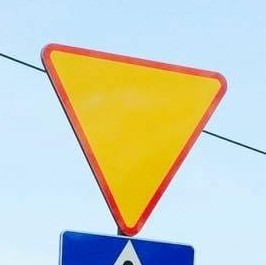
#> input picture ai/sign-classificators/znaki_pierwsze/A-7_1.jpg, 266 x 265 px
$ python -i crop_image.py   (imports and definitions only)
#> lines starting #> are read from the running program, lines starting #| are printed output that depends on the picture; after the words box and inside, x2 and y2 are one past the last pixel; in counts of white or black regions, pixels touching at a corner belong together
import cv2
import sys
import os
import numpy as np
from scipy.stats import circmean, circstd
from matplotlib import pyplot as plt
from numpy import uint8


BLACK_THRESHOLD_VALUE = 76
WHITE_THRESHOLD_VALUE_MIN = 140
WHITE_THRESHOLD_SATURATION_MAX = 30

COLORFUL_PIXELS_REQUIRED = 1000

HUE_MARGIN = 10
SATURATION_MARGIN_MIN = 50
VALUE_MARGIN_MIN = 50

HUE_MAX_THRESHOLD = 179

HUE_STD_MAX = 10
SATURATION_STD_MAX = 45
VALUE_STD_MAX = 45


def readImageAsRGB(filename):
    BGR_image = cv2.imread(filename)
    RGB_image = cv2.cvtColor(BGR_image, cv2.COLOR_BGR2RGB)
    return RGB_image


def readImageAsHSV(filename):
    BGR_image = cv2.imread(filename)
    HSV_image = cv2.cvtColor(BGR_image, cv2.COLOR_BGR2HSV)
    return HSV_image


def getParametersFromImage(HSV_image):
    y_size = np.shape(HSV_image)[0]
    x_size = np.shape(HSV_image)[1]
    return (x_size, y_size)


def getMeanHSV(HSV_list):
    hue_list = []
    saturation_sum = 0
    value_sum = 0
    for hsv in HSV_list:
        hue_list.append(hsv[0])
        saturation_sum += hsv[1]
        value_sum += hsv[2]
    hue_mean = circmean(hue_list, high=HUE_MAX_THRESHOLD+1)
    saturation_mean = saturation_sum / len(HSV_list)
    value_mean = value_sum / len(HSV_list)
    return (hue_mean, saturation_mean, value_mean)


def getStdHSV(HSV_list):
    hue_list = []
    saturation_list = []
    value_list = []
    for hsv in HSV_list:
        hue_list.append(hsv[0])
        saturation_list.append(hsv[1])
        value_list.append(hsv[2])
    hue_std = circstd(hue_list, high=HUE_MAX_THRESHOLD+1)
    saturation_std = np.std(saturation_list)
    value_std = np.std(value_list)
    return (hue_std, saturation_std, value_std)


def findMainColor(HSV_image):
    image_size = getParametersFromImage(HSV_image)
    x_middle_px = image_size[0] // 2
    y_middle_px = image_size[1] // 2
    counter = 0
    distance = 0
    hsv_list = []
    # collect colorful(non-black and non-white) pixels starting from center
    # procedure iterates through wider and wider squares until a certain amount is collected
    while (counter < COLORFUL_PIXELS_REQUIRED):
        for i in range(y_middle_px - distance, y_middle_px + distance + 1):
            for j in range(y_middle_px - distance, y_middle_px + distance + 1):
                if isEdge(i, j, y_middle_px, distance) and isColorful(HSV_image[i][j]):
                    counter += 1
                    hsv_list.append(HSV_image[i][j])
        distance += 1

    # [11 lines of commented-out code are left out]

    return getMeanHSV(hsv_list)


def isEdge(x, y, middle, distance):
    # return
    #     (x == middle[0] - distance and y <= middle[1] + distance and y > middle[1] - distance) or
    #     (x == middle[0] + distance and y < middle[1] + distance and y >= middle[1] - distance) or
    #     (y == middle[1] - distance and x < middle[0] + distance and x >= middle[0] - distance) or
    #     (y == middle[1] + distance and x <= middle[0] + distance and x > middle[0] - distance)
    return x == middle - distance or y == middle - distance or x == middle + distance or y == middle + distance


def isColorful(HSV_value):
    return not isBlack(HSV_value) and not isWhite(HSV_value)


def isBlack(HSV_value):
    return HSV_value[2] < BLACK_THRESHOLD_VALUE


def isWhite(HSV_value):
    return HSV_value[2] > WHITE_THRESHOLD_VALUE_MIN and HSV_value[1] < WHITE_THRESHOLD_SATURATION_MAX


def getHSVimageValuesFromMask(HSV_image, BIN_mask):
    HSV_list = []
    print(np.shape(HSV_image))
    for i in range(np.shape(HSV_image)[0]):
        for j in range(np.shape(HSV_image)[1]):
            if BIN_mask[i][j]:
                HSV_list.append(HSV_image[i][j])
    return HSV_list


def applyMask(img, mask):
    return cv2.bitwise_and(img, img, mask=mask)


def getInsideMask(HSV_image, HSV_mean):
    """
    Funkcja zwracająca maskę obejmującą środek znaku bez obramówki
    """
    lower_hue = HSV_mean[0] - HUE_MARGIN
    if lower_hue < 0:
        lower_hue += HUE_MAX_THRESHOLD
    if lower_hue > HUE_MAX_THRESHOLD:
        lower_hue -= HUE_MAX_THRESHOLD

    upper_hue = HSV_mean[0] + HUE_MARGIN
    if upper_hue < 0:
        upper_hue += HUE_MAX_THRESHOLD
    if upper_hue > HUE_MAX_THRESHOLD:
        upper_hue -= HUE_MAX_THRESHOLD

    lowerBound = (
        lower_hue, HSV_mean[1] - SATURATION_MARGIN_MIN, HSV_mean[2] - VALUE_MARGIN_MIN)
    upperBound = (upper_hue, 255, 255)

    if lowerBound[0] > upperBound[0]:
        mask1 = cv2.inRange(HSV_image, lowerb=(
            0, lowerBound[1], lowerBound[2]), upperb=upperBound)
        mask2 = cv2.inRange(HSV_image, lowerb=lowerBound, upperb=(
            HUE_MAX_THRESHOLD, upperBound[1], upperBound[2]))
        mask = mask1 | mask2
    else:
        mask = cv2.inRange(HSV_image, lowerb=lowerBound, upperb=upperBound)

    temp = cv2.findContours(mask, cv2.RETR_EXTERNAL, cv2.CHAIN_APPROX_NONE)
    contours = temp[-2]
    cv2.drawContours(mask, contours, contourIdx=-1,
                     color=(255, 255, 255), thickness=-1)

    return mask


def getBorderMask(inside_mask, contour_width):
    """
    Funkcja zwracająca maskę zawierającą obramówkę znaku
    """
    mask_contour = np.zeros(
        (np.shape(inside_mask)[0], np.shape(inside_mask)[1]))
    contours, hierarchy = cv2.findContours(
        inside_mask, cv2.RETR_EXTERNAL, cv2.CHAIN_APPROX_SIMPLE)
    cv2.drawContours(mask_contour, contours, -1,
                     (255, 255, 255), contour_width*2)
    mask_contour = np.array(mask_contour, dtype=uint8)
    return mask_contour - cv2.bitwise_and(mask_contour, inside_mask)


def getFinalMask(HSV_image, inside_mask):
    """
    Funkcja zwracająca maskę zawierającą wnętrze znaku wraz z obramówką
    """
    contour_px_iterator = 1
    hue_std = 0
    saturation_std = 0
    value_std = 0
    mask = inside_mask
    while (hue_std < HUE_STD_MAX and saturation_std < SATURATION_STD_MAX and value_std < VALUE_STD_MAX):
        mask_border = getBorderMask(mask, contour_px_iterator)
        mask_border_hsv_list = getHSVimageValuesFromMask(
            HSV_image, mask_border)
        hue_std = getStdHSV(mask_border_hsv_list)[0]
        saturation_std = getStdHSV(mask_border_hsv_list)[1]
        value_std = getStdHSV(mask_border_hsv_list)[2]
        if (hue_std < HUE_STD_MAX and saturation_std < SATURATION_STD_MAX and value_std < VALUE_STD_MAX):
            mask += mask_border
    return mask


def getFinalMaskFromImage(filename):
    """
    Funkcja zwracająca maskę znaku z obrazu
    """
    HSV_image = readImageAsHSV(filename)
    HSV_mean = findMainColor(HSV_image)
    inside_mask = getInsideMask(HSV_image, HSV_mean)
    return getFinalMask(HSV_image, inside_mask)


def getSignWithoutBordersFromImage(filename):
    """
    Funkcja zwracająca środek znaku bez obramówki z obrazu
    """
    HSV_image = readImageAsHSV(filename)
    HSV_mean = findMainColor(HSV_image)
    mask = getInsideMask(HSV_image, HSV_mean)
    croppedSign = applyMask(readImageAsRGB(filename), mask)
    return croppedSign


def getSignFromImage(filename):
    """
    Funkcja zwracająca znak wycięty z obrazu
    """
    HSV_image = readImageAsHSV(filename)
#> in readImageAsHSV, BGR_image is the input picture: shape (265, 266, 3); mean B, G, R 187.6, 206.3, 201.3
#> in readImageAsHSV, `HSV_image = cv2.cvtColor(BGR_image, cv2.COLOR_BGR2HSV)`: HSV_image: shape (265, 266, 3); mean H, S, V 83.3, 101, 239.5
    HSV_mean = findMainColor(HSV_image)
#> in findMainColor, `image_size = getParametersFromImage(HSV_image)`: image_size = (266, 265)
#> in findMainColor, `x_middle_px = image_size[0] // 2`: x_middle_px = 133
#> in findMainColor, `y_middle_px = image_size[1] // 2`: y_middle_px = 132
#> after the loop in findMainColor, `while (counter < COLORFUL_PIXELS_REQUIRED):`: counter = 1089; distance = 17; hsv_list = 1089 items, first 6: [25, 237, 235], [25, 238, 234], [25, 238, 234], [25, 238, 234], [25, 237, 235], [25, 237, 235]
#> the loop in getMeanHSV, `for hsv in HSV_list:` made 1089 passes
#> (hsv, saturation_sum, value_sum) on passes 1 to 3: ([25, 237, 235], 237, 235), ([25, 238, 234], 475, 469), ([25, 238, 234], 713, 703)
#> after the loop in getMeanHSV, `for hsv in HSV_list:`: hue_list = 1089 values, max 25 at index 0, min 24 at index 82, mean 24.85; saturation_sum = 255608; value_sum = 255000
#> in getMeanHSV, `hue_mean = circmean(hue_list, high=HUE_MAX_THRESHOLD+1)`: hue_mean = 24.85
#> in getMeanHSV, `saturation_mean = saturation_sum / len(HSV_list)`: saturation_mean = 234.7
#> in getMeanHSV, `value_mean = value_sum / len(HSV_list)`: value_mean = 234.2
#> HSV_mean = (24.85, 234.7, 234.2)
    inside_mask = getInsideMask(HSV_image, HSV_mean)
#> in getInsideMask, `lower_hue = HSV_mean[0] - HUE_MARGIN`: lower_hue = 14.85
#> in getInsideMask, `upper_hue = HSV_mean[0] + HUE_MARGIN`: upper_hue = 34.85
#> in getInsideMask, `lowerBound = ( lower_hue, HSV_mean[1] - SATURATION_MARGIN_MIN, HSV_mea..`: lowerBound = (14.85, 184.7, 184.2)
#> in getInsideMask, `upperBound = (upper_hue, 255, 255)`: upperBound = (34.85, 255, 255)
#> in getInsideMask, `mask = cv2.inRange(HSV_image, lowerb=lowerBound, upperb=upperBound)`:
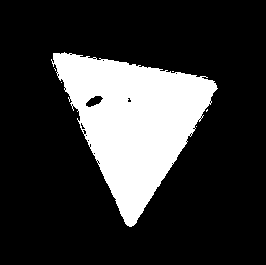
#> mask: shape (265, 266); 20.9% white; 6 white regions (5 under 20 px)
#> in getInsideMask, `temp = cv2.findContours(mask, cv2.RETR_EXTERNAL, cv2.CHAIN_APPROX_NONE)`: temp = 6 contours, 5 with area under 20; largest, box (x1, y1, x2, y2) and area: (51, 52, 218, 227) 14583
#> in getInsideMask, `contours = temp[-2]`: contours has the same summary as temp
#> in getInsideMask, `cv2.drawContours(mask, contours, contourIdx=-1, color=(255, 255, 255),..`:
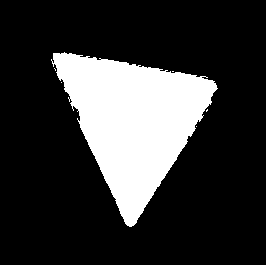
#> mask: shape (265, 266); 21.1% white; 6 white regions (5 under 20 px), largest, box (x1, y1, x2, y2) and area: (51, 52, 218, 227) 14879
    mask_with_border = getFinalMask(HSV_image, inside_mask)
#> the loop in getFinalMask, `while (hue_std < HUE_STD_MAX and saturation_std < SATURATION_STD_MAX a..` made 6 passes
#> value_std on passes 1 to 6: 20.95, 15.86, 12.08, 11.48, 18.51, 51.04
#> pass 1, in getFinalMask, `mask_border = getBorderMask(mask, contour_px_iterator)`:
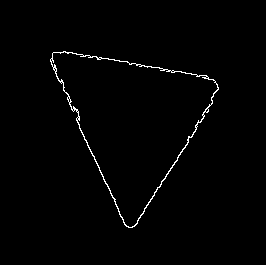
#> mask_border: shape (265, 266); 1.1% white in thin lines or dots, all inside (x1, y1, x2, y2) = (50, 51, 219, 228)
#> pass 1, in getFinalMask, `mask += mask_border`:
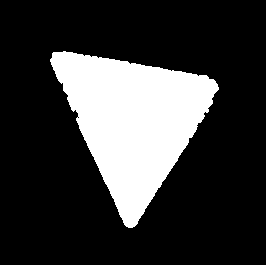
#> mask: shape (265, 266); 22.2% white; 1 white region, box (x1, y1, x2, y2) and area: (50, 51, 219, 228) 15682
#> pass 2, in getBorderMask (call 2), `mask_contour = np.array(mask_contour, dtype=uint8)`:
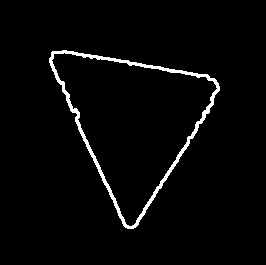
#> mask_contour: shape (265, 266); 2.7% white; 1 white region, box (x1, y1, x2, y2) and area: (49, 50, 220, 229) 1934
#> after the loop in getFinalMask, `while (hue_std < HUE_STD_MAX and saturation_std < SATURATION_STD_MAX a..`:
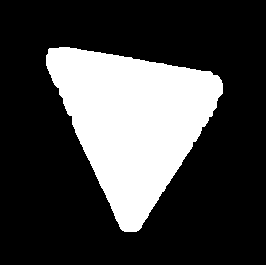
#> mask: shape (265, 266); 26.3% white; 1 white region, box (x1, y1, x2, y2) and area: (46, 47, 223, 232) 18544
    return applyMask(readImageAsRGB(filename), mask_with_border)
#> in applyMask, `return cv2.bitwise_and(img, img, mask=mask)`:
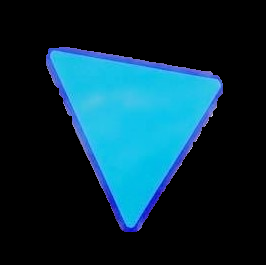
#> returned value: shape (265, 266, 3); mean of channels 0, 1, 2 60.1, 46, 9.1; drawn as B, G, R

def getFinalMaskFromBGRImage(BGRImage):
    HSV_image = cv2.cvtColor(BGRImage, cv2.COLOR_BGR2HSV)
    HSV_mean = findMainColor(HSV_image)
    inside_mask = getInsideMask(HSV_image, HSV_mean)
    finalMask = getFinalMask(HSV_image, inside_mask)
    return finalMask


# [29 lines not run here, left out]


# plt.imshow(getSignFromImage("./znaki/A-2.png"))
# plt.savefig("test.jpg")

>>> result = getSignFromImage('../znaki_pierwsze/A-7_1.jpg')

$ run again, on ai/sign-classificators/znaki_pierwsze/A-7_5.jpg
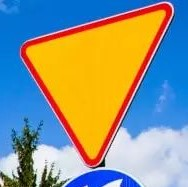
#> input picture ai/sign-classificators/znaki_pierwsze/A-7_5.jpg, 188 x 187 px
#> in readImageAsHSV, BGR_image is the input picture: shape (187, 188, 3); mean B, G, R 138.5, 149.4, 141.3
#> HSV_image: shape (187, 188, 3); mean H, S, V 78.2, 188.2, 222.2
#> image_size = (188, 187)
#> x_middle_px = 94
#> y_middle_px = 93
#> after the loop in findMainColor, `while (counter < COLORFUL_PIXELS_REQUIRED):`: counter = 1089; distance = 17; hsv_list = 1089 items, first 6: [22, 253, 253], [22, 253, 253], [22, 253, 253], [22, 253, 253], [22, 253, 253], [22, 253, 253]
#> the loop in getMeanHSV, `for hsv in HSV_list:` made 1089 passes
#> (hsv, saturation_sum, value_sum) on passes 1 to 3: ([22, 253, 253], 253, 253), ([22, 253, 253], 506, 506), ([22, 253, 253], 759, 759)
#> after the loop in getMeanHSV, `for hsv in HSV_list:`: hue_list = 1089 values, max 23 at index 919, min 22 at index 0, mean 22.01; saturation_sum = 274927; value_sum = 275940
#> hue_mean = 22.01
#> saturation_mean = 252.5
#> value_mean = 253.4
#> HSV_mean = (22.01, 252.5, 253.4)
#> lower_hue = 12.01
#> upper_hue = 32.01
#> lowerBound = (12.01, 202.5, 203.4)
#> upperBound = (32.01, 255, 255)
#> in getInsideMask, `mask = cv2.inRange(HSV_image, lowerb=lowerBound, upperb=upperBound)`:
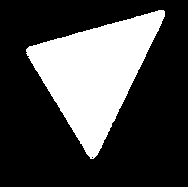
#> mask: shape (187, 188); 28.1% white; 1 white region
#> temp = 1 contour; box (x1, y1, x2, y2) and area: (26, 10, 165, 159) 9672
#> in getInsideMask, `contours = temp[-2]`: contours has the same summary as temp
#> the loop in getFinalMask, `while (hue_std < HUE_STD_MAX and saturation_std < SATURATION_STD_MAX a..` made 5 passes
#> value_std on passes 1 to 5: 14.55, 8.31, 14.7, 21.6, 28.48
#> in applyMask, `return cv2.bitwise_and(img, img, mask=mask)`:
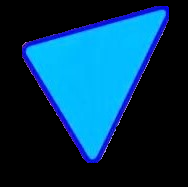
#> returned value: shape (187, 188, 3); mean of channels 0, 1, 2 85, 54.8, 3.7; drawn as B, G, R
